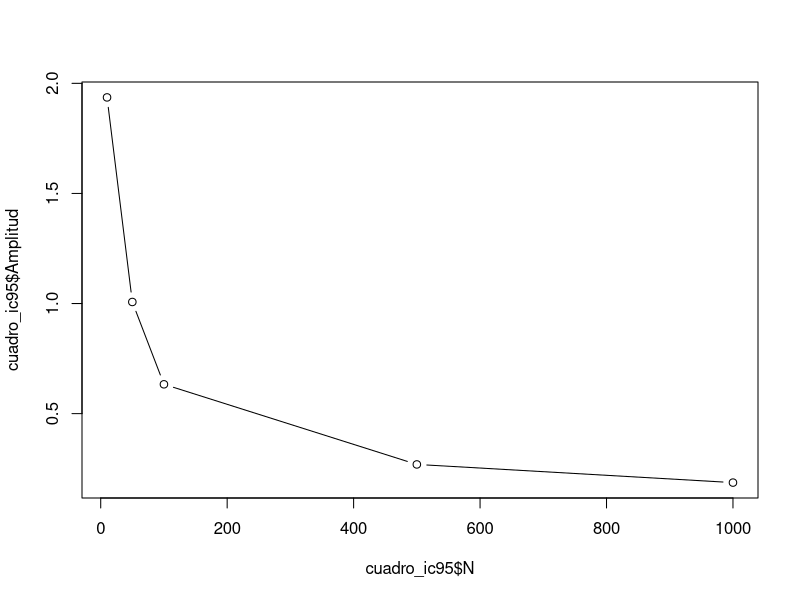

Write R code to recreate this figure.
# Generar datos
datos <- rnorm(1000, mean = 500, sd = 3)
bd <- data.frame( "No." = 1:1000, "Valor"=datos)
head(bd)
str(bd)

# Resumen grafico

n_10 <- sample(x = bd$Valor, size = 10)
n_10

n_50 <- sample(x = bd$Valor, size = 50)
n_50

n_100 <- sample(x = bd$Valor, size = 100)
n_100

n_500 <- sample(x = bd$Valor, size = 500)
n_500

n_1000 <- sample(x = bd$Valor, size = 1000)
n_1000

n_10_t <- t.test(n_10)
n_10_t

ic_95_n10 <- (n_10_t$conf.int[2] - n_10_t$conf.int[1])/2
ic_95_n10

n_50_t <- t.test(n_50)
n_50_t

ic_95_n50 <- (n_50_t$conf.int[2] - n_50_t$conf.int[1])/2
ic_95_n50

n_100_t <- t.test(n_100)
n_100_t

ic_95_n100 <- (n_100_t$conf.int[2] - n_100_t$conf.int[1])/2
ic_95_n100

n_500_t <- t.test(n_500)
n_500_t

ic_95_n500 <- (n_500_t$conf.int[2] - n_500_t$conf.int[1])/2
ic_95_n500

n_1000_t <- t.test(n_1000)
n_1000_t

ic_95_n1000 <- (n_1000_t$conf.int[2] - n_1000_t$conf.int[1])/2
ic_95_n1000

cuadro_ic95 <- data.frame("N"= c(10, 50, 100, 500, 1000), "Amplitud"= c(ic_95_n10, ic_95_n50, ic_95_n100, ic_95_n500, ic_95_n1000))
cuadro_ic95

plot(cuadro_ic95$N, cuadro_ic95$Amplitud, type="b")
